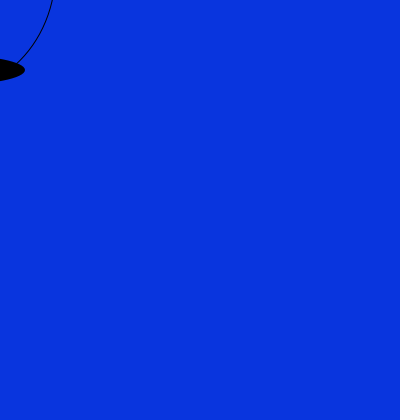
Frame 1 (no input)
Frame 60 (the mouse pressed at the canvas centre just before this capture): identical to frame 1, image omitted
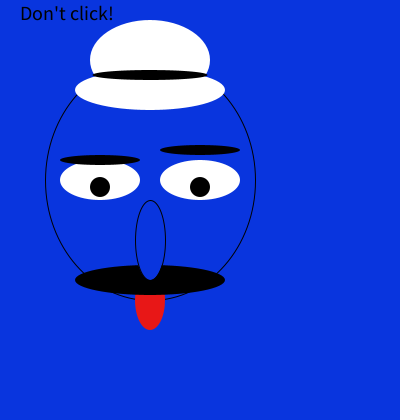
Frame 120 (the mouse held since frame 60 and released just before this capture)

The Processing sketch that drew these frames (run headless with seeded random() and noise(); from frame 60 on, the mouse is pressed at the canvas centre):

// Processing sketch: processing_146069
// ── processing_146069.pde

int counter;

void setup(){           //this is a funktion of type void, thing happens once
  size(400,420);  
  frameRate(25);        //set the framerate
  //background(#0935DE); //here for a lot of objects

}
void draw(){           //this is a funktion of type void, more than once
  background(#0935DE);   //here for only one moving objekt

pushMatrix();
translate(mouseX-width/2, mouseY-height/2);

if (mousePressed) {
    fill(0, 0, 0);
    textSize(20);
    text("Don't click!", 20, 20);
  }
  else {
    textSize(1);
  }

if(mousePressed == true){translate(mouseX-width/2, mouseY-height/2);
//Kopf;
fill(#0935DE);
stroke(#000000);
ellipse(150,180,210,240);

//augen;
fill(#ffffff);
noStroke();
ellipse(100,180,80,40);
ellipse(200,180,80,40);
fill(#000000);
ellipse(100,187,20,20);
ellipse(200,187,20,20);

//Mund;
fill(#E81717);
ellipse(150,300,30,60);
fill(#000000);
ellipse(150,280,150,30);
stroke(0);
fill(#0935DE);
ellipse(150,240,30,80);



//Hut;
noStroke();
fill(#ffffff);
ellipse(150,90,150,40);
ellipse(150,60,120,80);
fill(#000000);
ellipse(150,75,115,10);

//Augenbrauen;
ellipse(100,160,80,10);
ellipse(200,150,80,10);

} else {
//Kopf;
fill(#0935DE);
stroke(#000000);
ellipse(150,180,210,240);

//augen;
fill(#ffffff);
noStroke();
ellipse(100,180,80,40);
ellipse(200,180,80,40);
fill(#000000);
ellipse(100,187,20,20);
ellipse(200,187,20,20);

//Mund;
ellipse(150,280,150,30);
stroke(0);
fill(#0935DE);
ellipse(150,240,30,80);

//Hut;
noStroke();
fill(#ffffff);
ellipse(150,90,150,40);
ellipse(150,60,120,80);
fill(#000000);
ellipse(150,75,115,10);

//Augenbrauen;
ellipse(100,150,80,10);
ellipse(200,150,80,10);
}

  //println(frameRate);   //print out the frame rate of the sketch


popMatrix();
}
